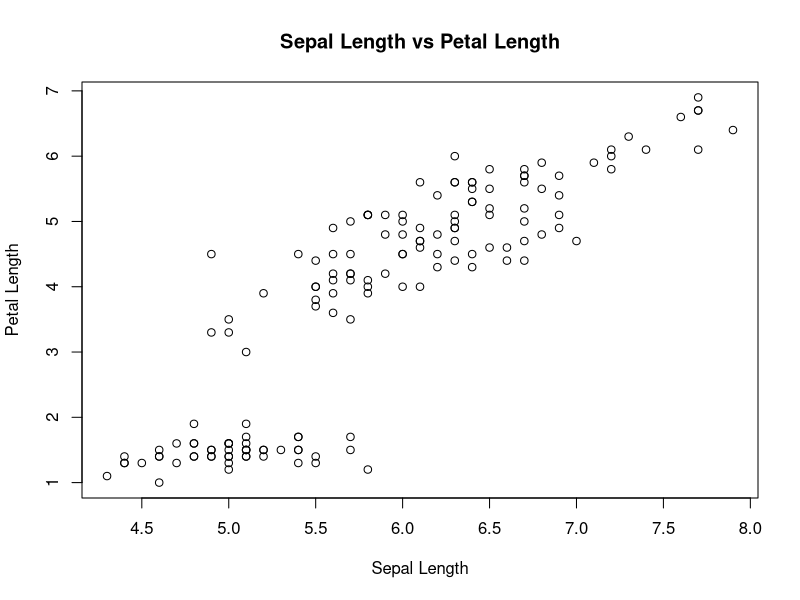
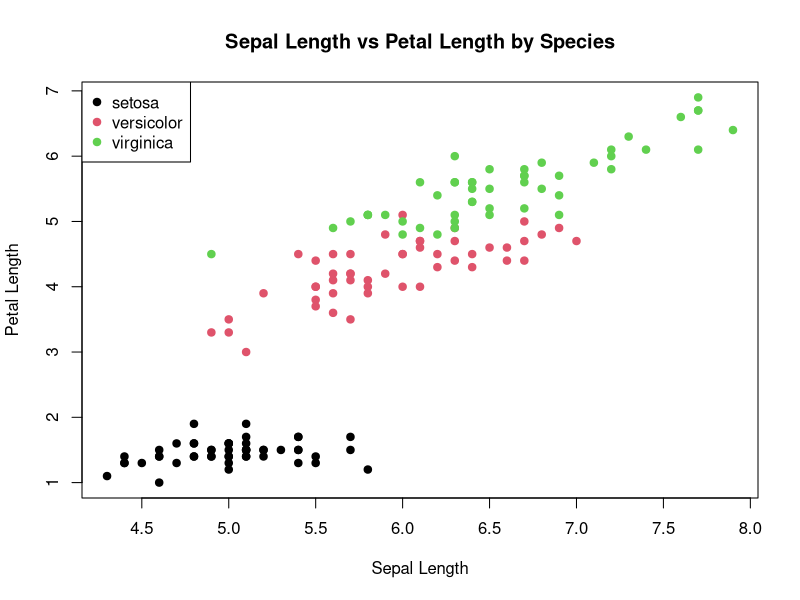
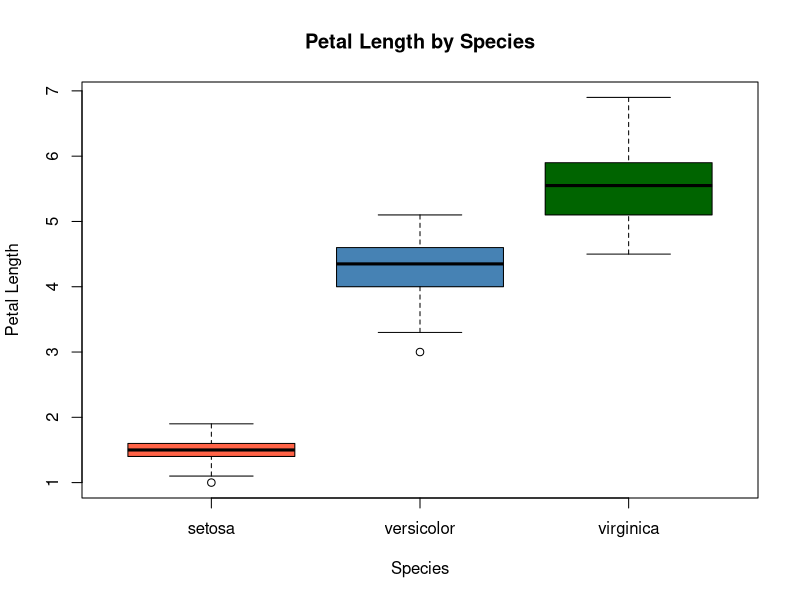
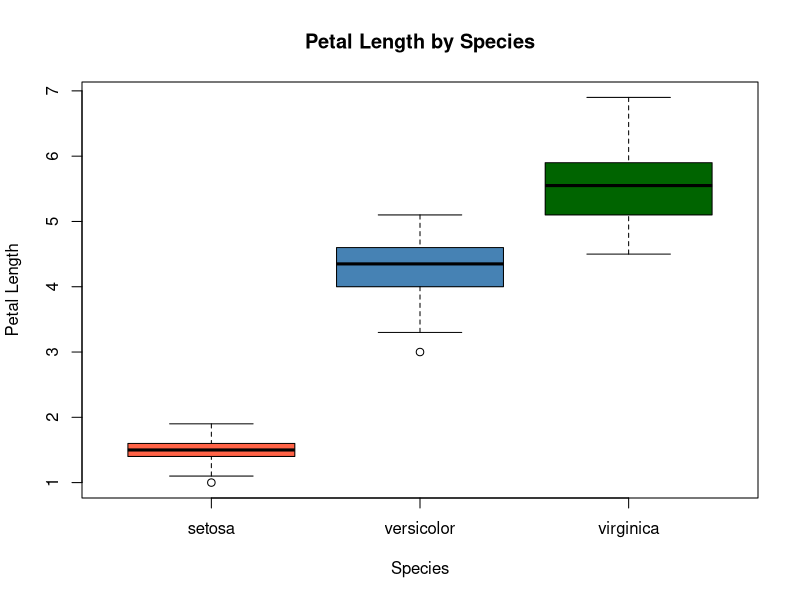
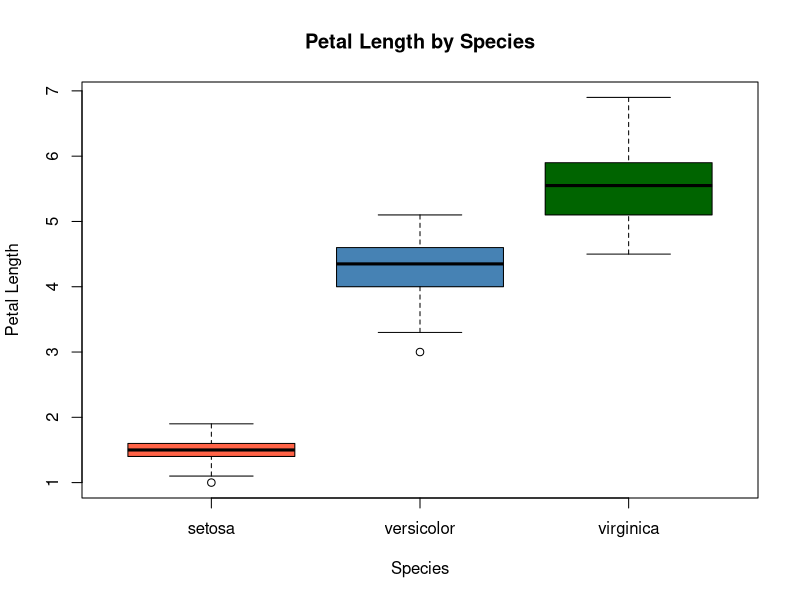
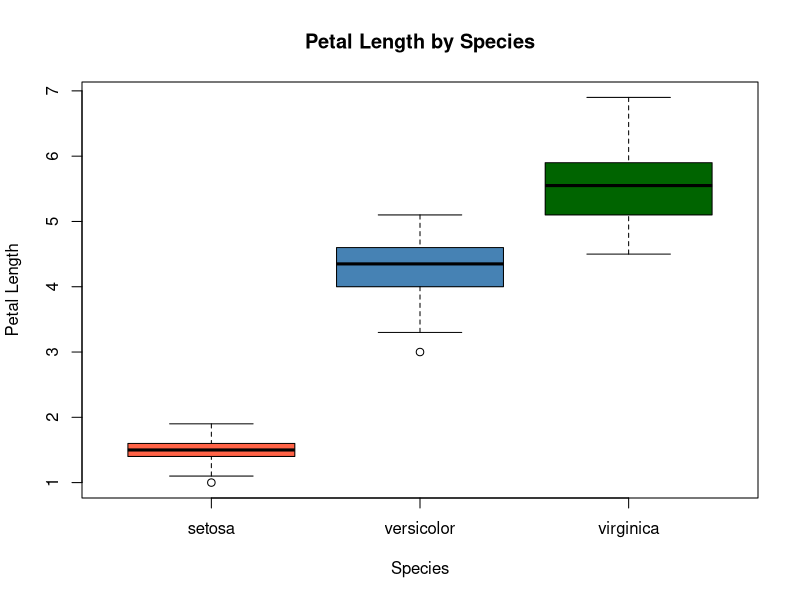

The R source for these figures, in order:
############################################
# Week 1 — Iris Data Exploration
# Name: YOUR NAME
# Course: BIOL 696 Graduate Research Workflows
############################################

# -----------------------------
# Confirm working directory
# -----------------------------

getwd()

# -----------------------------
# Define file paths
# -----------------------------

data_dir <- "week02_iris_workflow/data"
fig_dir <- "week02_iris_workflow/figures"

# -----------------------------
# Load dataset
# -----------------------------

# load iris data
data(iris)

#click promise

# -----------------------------
# Inspect dataset
# -----------------------------

# check the structure and data types
str(iris)

# check number of rows and columns
dim(iris)

# check the variable names, each variable is a column
names(iris)

# view first few rows
head(iris)

# -----------------------------
# Summarize data
# -----------------------------

# basic summary statistics
summary(iris)

# -----------------------------
# Basic scatter plot
# -----------------------------

# scatter plot of sepal length vs petal length
plot(
  iris$Sepal.Length,
  iris$Petal.Length,
  xlab = "Sepal Length",
  ylab = "Petal Length",
  main = "Sepal Length vs Petal Length"
)

# -----------------------------
# Colored scatter plot
# -----------------------------

# scatter plot of sepal length vs petal length colored by species
plot(
  iris$Sepal.Length,
  iris$Petal.Length,
  col = iris$Species,
  pch = 19,
  xlab = "Sepal Length",
  ylab = "Petal Length",
  main = "Sepal Length vs Petal Length by Species"
)

legend(
  "topleft",
  legend = levels(iris$Species),
  col = 1:length(levels(iris$Species)),
  pch = 19
)

# -----------------------------
# Box plot
# -----------------------------

# box plot of petal length by species
boxplot(
  Petal.Length ~ Species,
  data = iris,
  col = c("tomato", "steelblue", "darkgreen"),
  xlab = "Species",
  ylab = "Petal Length",
  main = "Petal Length by Species"
)


# -----------------------------
# Save figure of box plot
# -----------------------------

# path to figures directory
fig_dir <- "week02_iris_workflow/figures"

# save box plot
png(file.path(fig_dir, "petal_length_by_species.png"))

boxplot(
  Petal.Length ~ Species,
  data = iris,
  col = c("tomato", "steelblue", "darkgreen"),
  xlab = "Species",
  ylab = "Petal Length",
  main = "Petal Length by Species"
)

dev.off()

# save box plot
png(file.path(fig_dir, "petal_length_by_species.png"))

boxplot(
  Petal.Length ~ Species,
  data = iris,
  col = c("tomato", "steelblue", "darkgreen"),
  xlab = "Species",
  ylab = "Petal Length",
  main = "Petal Length by Species"
)

dev.off()

# -----------------------------
# Save figure of box plot
# -----------------------------

# path to figures directory
fig_dir <- "week02_iris_workflow/figures"

# save box plot
png(file.path(fig_dir, "petal_length_by_species.png"))

boxplot(
  Petal.Length ~ Species,
  data = iris,
  col = c("tomato", "steelblue", "darkgreen"),
  xlab = "Species",
  ylab = "Petal Length",
  main = "Petal Length by Species"
)

dev.off()
